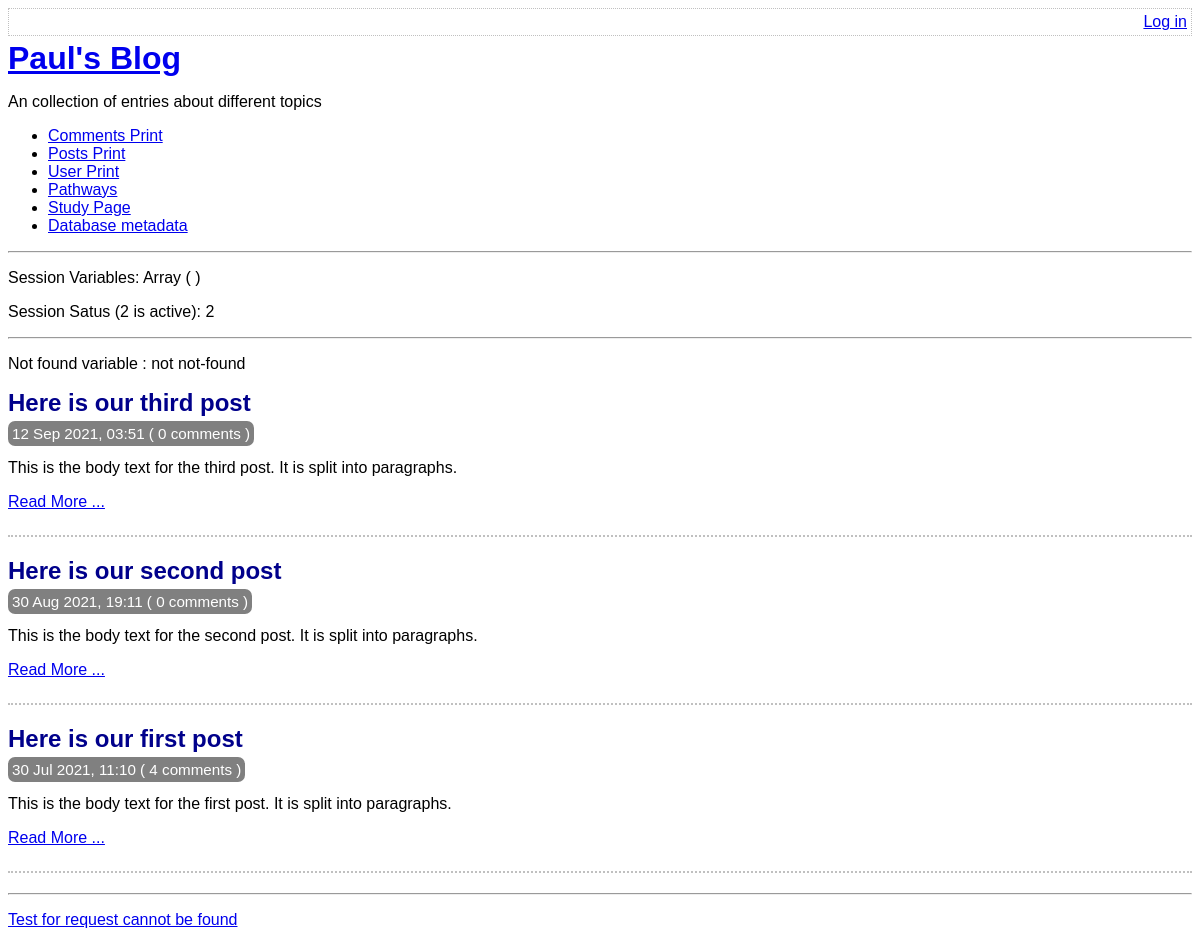
Before: / with the older database file.
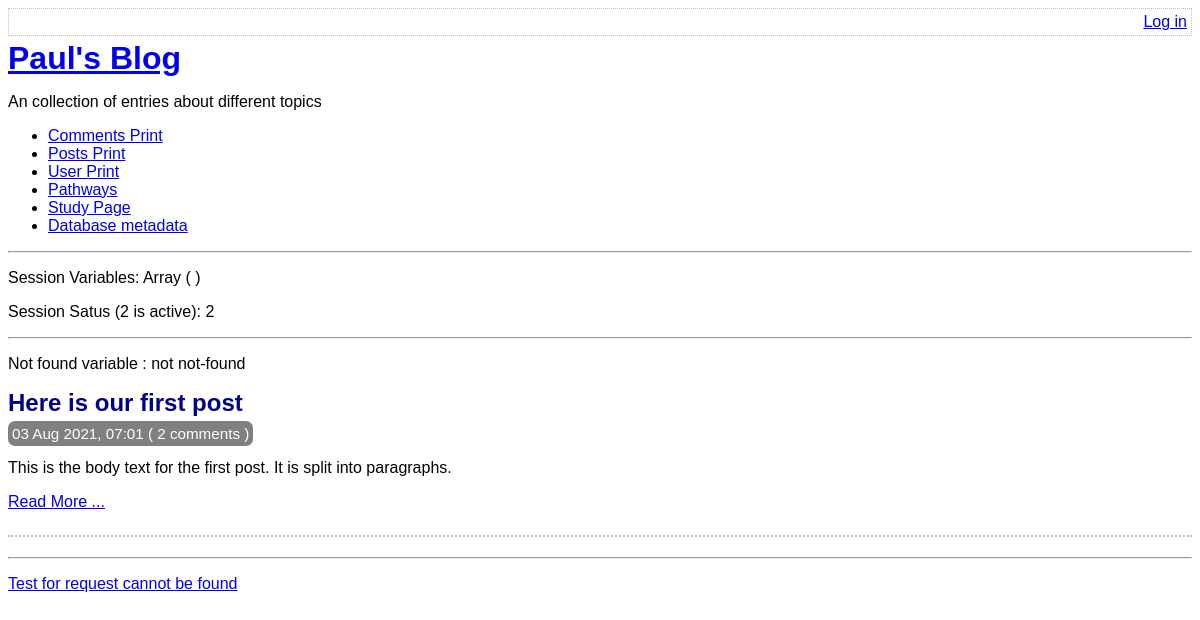
After: the same page with the newer database file.
### tables this page shows
CREATE TABLE post(
    id integer primary key not null,
    title text not null,
    body text not null,
    user_id integer not null,
    created_at date not null,
    updated_at date,
    foreign key (user_id) references user(id)
);

### lib/common.php (called while the page is built, shortened)
<?php
function getRootPath()
{
    return realpath(__DIR__ . '/..');
}
function getDatabasePath()
{
    return getRootPath() . '/data/data.sqlite';
}
function getDsn()
{
    return 'sqlite:' . getDatabasePath();
}
function getPDO()
{
    $pdo = new PDO(getDsn());
    return $pdo;
}
function htmlEscape($html){
    return htmlspecialchars($html, ENT_HTML5, 'UTF-8');
}
function convertSQliteDate($sqlDate){
    $date = DateTime::createFromFormat("Y-m-d H:i:s",$sqlDate);
    return $date -> format('d M Y, H:i');
}
function countCommentsForPost(PDO $pdo, $postId){
    $pdo = getPDO();
    $sql = "
    select count(*) c from comment
    where post_id = :post_id
    ";
    $stmt = $pdo -> prepare($sql);
    $stmt ->execute(
        array('post_id' => $postId, )
    );
    return (int) $stmt -> fetchColumn();
}
function isLoggedIn(){
    return isset($_SESSION['logged-in_username']);
}

### index.php (the view, shortened to what this page needs)
<?php
require_once 'lib/common.php';
$pdo = getPDO();
$stmt = $pdo -> query(
  'select id, title, created_at, body
  from post
  order by created_at desc'
);
$notFound = isset($_GET['not-found']);
if ($notFound){
  $notFoundVar = $notFound;
}
else{
  $notFoundVar = "not not-found";
}
?>
<?php require_once 'templates/boilerplate.php' ?>
<body>
    <?php require 'templates/title.php' ?>
    <p>Not found variable : <?php echo $notFoundVar ?></p>
      <div class="post-list">
        <?php while ($row = $stmt->fetch(PDO::FETCH_ASSOC)): ?>
          <div class="post-synopsis">
              <h2>
                <?php echo htmlEscape($row['title']) ?>
              </h2>
              <div class="meta">
                <?php echo convertSQliteDate($row['created_at']) ?>
                ( <?php  echo countCommentsForPost($pdo , $row['id'])  ?> comments )
              </div>
              <p>
                <?php echo htmlEscape($row['body'] )?>
              </p>
              <div class="read-more">
                <p><a href="view-post.php?post_id=<?php echo $row['id'] ?>">Read More ...</a></p>
              </div>
          </div>
      <?php endwhile ?>
    </div>
<hr/>
<p><a href="view-post.php?post_id=7">Test for request cannot be found</a></p>
</body>
</html>

### templates/boilerplate.php (shortened to what this page needs)
<!doctype html>
<html lang="en">
<head>
  <link rel="stylesheet" type="text/css" href="assets/main.css" />
</head>

### templates/title.php
<div class="top-menu">
    <div class="menu-options">
        <?php if(isLoggedIn()): ?>
            Hello <?php echo htmlEscape(getAuthUser()) ?>.
            <a href="log-out.php">Log Out</a>
            <?php else: ?>
            <a href="log-in.php">Log in</a>
        <?php endif ?>
    </div>
</div>
<a href='index.php'><h1>Paul's Blog </h1></a>
    <p>An collection of entries about different topics</p>
    <ul>
        <li><a href="print_table.php?tablename=comment">Comments Print</a>
        <li><a href="print_table.php?tablename=post">Posts Print</a>
        <li><a href="print_table.php?tablename=user">User Print</a>
        <li><a href="pathways.php">Pathways</a>
        <li><a href="study_page.php">Study Page</a>
        <li><a href="db-meta.php">Database metadata</a>
    </ul>
    <hr>
    <?php
if(session_status() === 2){
$sessionVars = print_r($_SESSION, true);
echo '<p> Session Variables: ' . $sessionVars . '</p>';
echo '<p> Session Satus (2 is active): ' . session_status() . '</p>';
}
 ?>
    <hr/>

### assets/main.css (style rules this page uses)
.top-menu { border: 1px dotted silver; overflow: hidden; padding: 4px; margin-bottom: 4px; }
.menu-options { float: right; }
h1 , h2, h3 { margin-top: 0; margin-bottom: 8px; }
body { font-size: 100%; font-family:sans-serif; }
.post-synopsis { padding-bottom: 8px; border-bottom: 2px dotted silver; margin-bottom: 20px; }
.post-synopsis h2 , .post h2 { color: darkblue; }
.post .date , .post-synopsis .meta { color:white; background-color: grey; border-radius: 7px; padding: 4px; display: inline; font-size: 0.95em; }

Changed rows visible on the page:
removed post: title "Here is our third post", created_at "12 Sep 2021, 03:51", id "0", body "This is the body text for the third post. It is split into paragraphs."
removed post: title "Here is our second post", created_at "30 Aug 2021, 19:11", id "0", body "This is the body text for the second post. It is split into paragraphs."
changed post "Here is our first post": created_at "30 Jul 2021, 11:10" → "03 Aug 2021, 07:01"; id "4" → "2"
